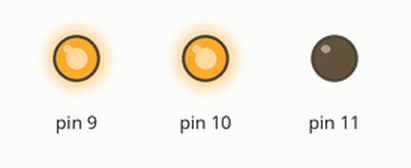
The sketch below on a simulated Arduino Uno, built with avr-gcc and run on an emulated ATmega328P. On the bench: output pins drawn as LEDs (lit = HIGH).

Above: at 0.5 s.
At 1.5 s:
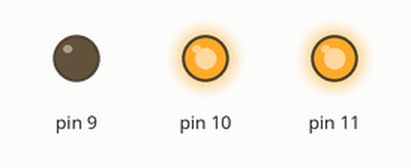
At 2.5 s:
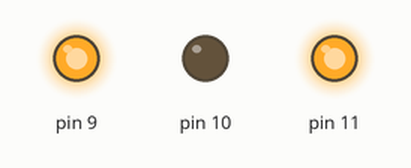
At 3.5 s:
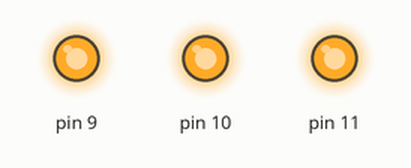
Timing chart, 0 to 5.2 s (numbered marks = the images above):
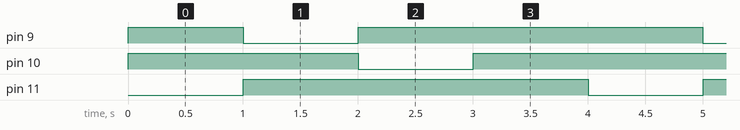

The sketch:

RGB_MIX.ino
```cpp
void setup() {
  pinMode(9,OUTPUT);         //빨강
  pinMode(10,OUTPUT);          //초록
  pinMode(11,OUTPUT);           //파랑

}

void loop() {

 digitalWrite(9,HIGH);
 digitalWrite(10,HIGH);
 delay(1000);
 digitalWrite(9,LOW);
 digitalWrite(10,LOW);
 digitalWrite(10,HIGH);
 digitalWrite(11,HIGH);
 delay(1000);
 digitalWrite(10,LOW);
 digitalWrite(11,LOW);
 digitalWrite(9,HIGH);
 digitalWrite(11,HIGH);
 delay(1000);
 digitalWrite(9,LOW);
 digitalWrite(11,LOW);
 digitalWrite(9,HIGH);
 digitalWrite(10,HIGH);
 digitalWrite(11,HIGH);
 delay(1000);
 digitalWrite(9,LOW);
 digitalWrite(10,LOW);
 digitalWrite(11,LOW);


}
```

Measured:
- by itself, pin 9, pin 10: repeats every 4.0 s: LOW 1.0 s, HIGH 3.0 s
- by itself, pin 11: alternates HIGH for 3.0 s and LOW for 1.0 s
- by itself, everything shown: repeats every 4.0 s, in 5 steps
